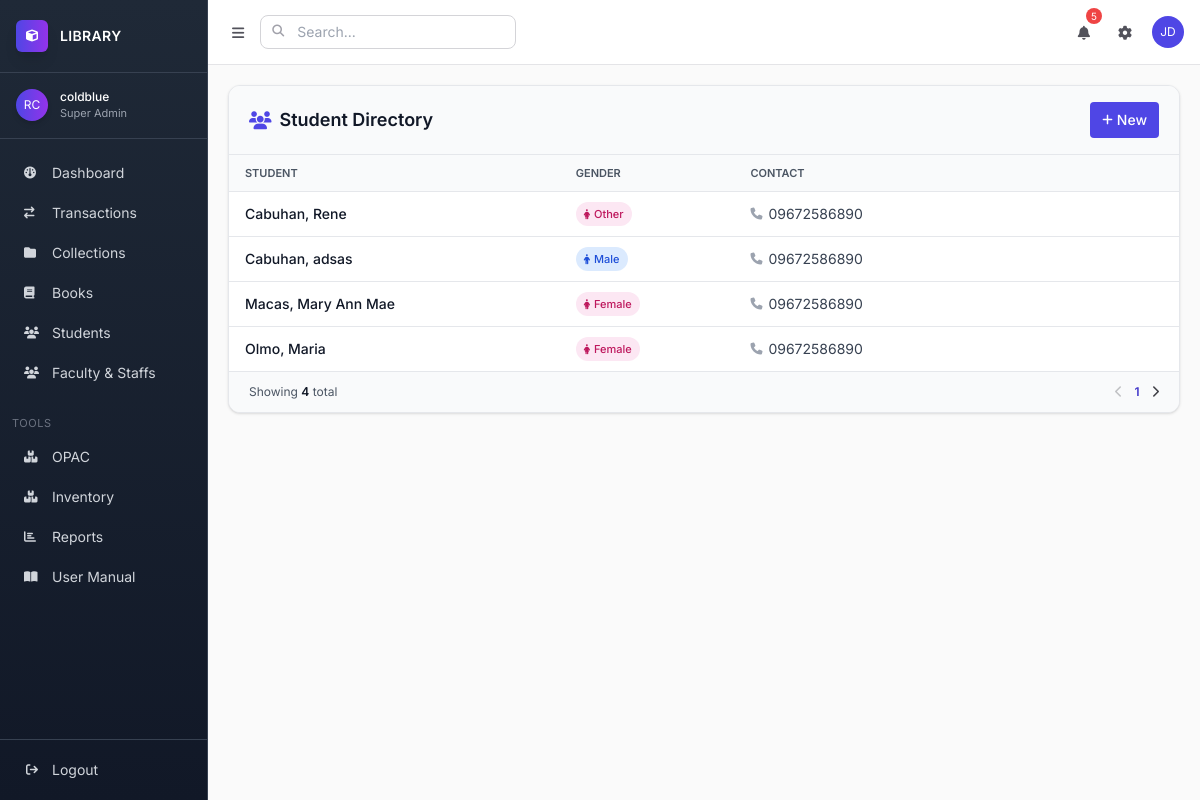
Before: /registrar/students/ (signed in) with the older database file.
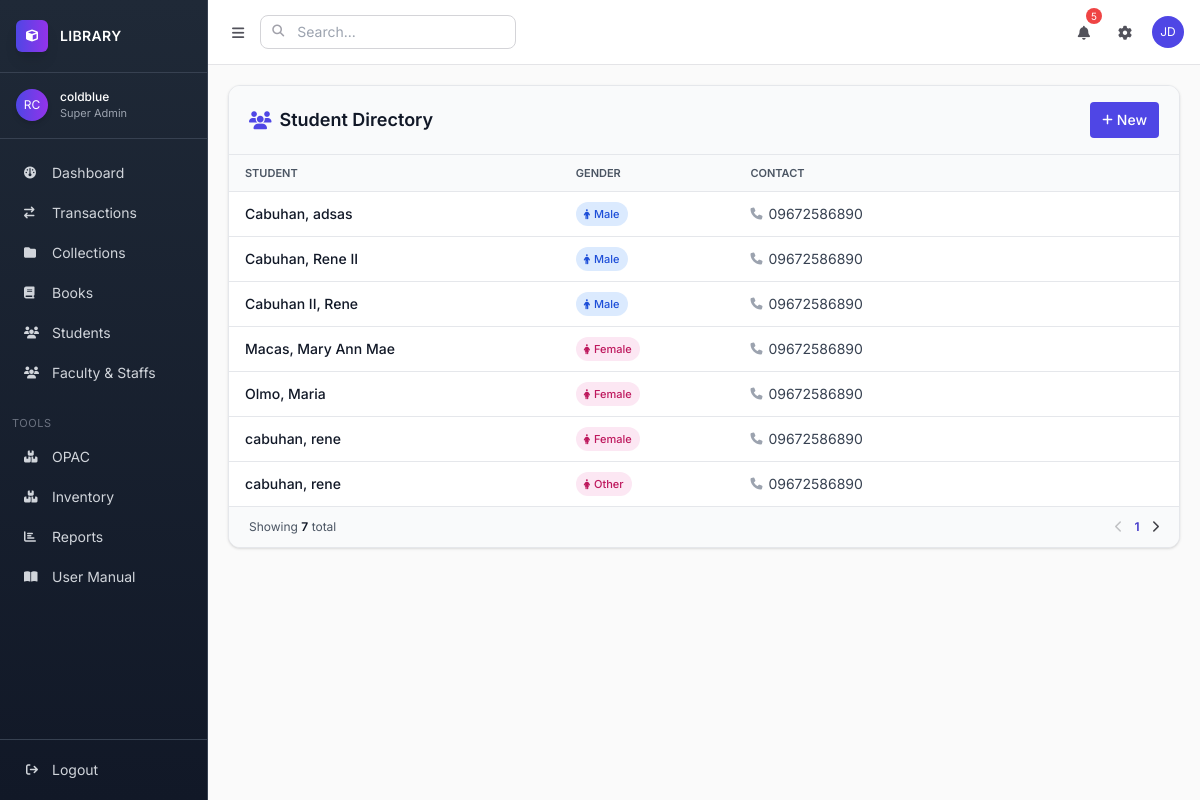
After: the same page with the newer database file.
### apps/app1/models.py (models this page shows, shortened)
class Student(models.Model):
    folder = models.ForeignKey(Folder, on_delete=models.SET_NULL, null=True, blank=True, related_name="students")
    last_name = models.CharField(max_length=150)
    first_name = models.CharField(max_length=150)
    middle_name = models.CharField(max_length=150, blank=True, null=True)
    mobile_number = models.CharField(max_length=20, blank=True, null=True)
    GENDER_CHOICES = [
        ('M', 'Male'),
        ('F', 'Female'),
        ('O', 'Other'),
    ]
    gender = models.CharField(max_length=1, choices=GENDER_CHOICES)

### apps/app1/views.py (the view)
# urls.py: path("students/", views.student_list, name="student_list"),
@login_required
def student_list(request):
    students = Student.objects.all().order_by("last_name")
    return render(request, "app1/student/student_list.html", {"students": students})

### templates/app1/student/student_list.html (shortened to what this page needs)
{% extends "base.html" %} {% block title %}Students{% endblock %} {% block content %}
<div class="bg-white rounded-xl shadow border border-gray-200 overflow-hidden">
	<div class="px-5 py-4 border-b border-gray-200 bg-gray-50 flex justify-between items-center">
		<h2 class="text-lg font-semibold text-gray-900 flex items-center gap-2">
			<i class="fas fa-users text-accent-500"></i>
			Student Directory
		</h2>
		<div class="ml-auto">
			<a href="{% url 'student_create' %}" class="px-3 py-2 bg-accent-500 text-white text-sm font-medium rounded hover:bg-accent-600 flex items-center gap-1"> <i class="fas fa-plus text-xs"></i> New </a>
		</div>
	</div>
	{% if students %}
	<div class="overflow-x-auto">
		<table class="w-full text-sm">
			<thead class="bg-gray-50 border-b border-gray-200">
				<tr>
					<th class="px-4 py-2 text-left font-semibold text-gray-600 uppercase text-[11px]">Student</th>
					<th class="px-4 py-2 text-left font-semibold text-gray-600 uppercase text-[11px]">Gender</th>
					<th class="px-4 py-2 text-left font-semibold text-gray-600 uppercase text-[11px]">Contact</th>
					<th class="px-4 py-2"></th>
				</tr>
			</thead>
			<tbody class="divide-y divide-gray-200">
				{% for s in students %}
				<tr class="hover:bg-gray-50 transition-colors duration-150 group">
					<td class="px-4 py-2">
						<div class="flex items-center gap-2">
							<div>
								<a href="{% url 'student_detail' s.id %}" class="font-medium text-gray-900 hover:text-accent-600 truncate"> {{ s.last_name }}, {{ s.first_name }} </a>
							</div>
						</div>
					</td>
					<td class="px-4 py-2">
						<span class="inline-flex items-center px-2 py-0.5 rounded-full text-[11px] font-medium {% if s.gender == 'M' %}bg-blue-100 text-blue-700{% else %}bg-pink-100 text-pink-700{% endif %}">
							<i class="fas {% if s.gender == 'M' %}fa-male{% else %}fa-female{% endif %} mr-1 text-[10px]"></i>
							{{ s.get_gender_display }}
						</span>
					</td>
					<td class="px-4 py-2">
						<div class="flex items-center text-gray-700 text-sm">
							<i class="fas fa-phone mr-1.5 text-gray-400 text-xs"></i>
							{{ s.mobile_number }}
						</div>
					</td>
				</tr>
				{% endfor %}
			</tbody>
		</table>
	</div>
	<div class="px-5 py-3 border-t border-gray-200 bg-gray-50 text-xs flex items-center justify-between">
		<span class="text-gray-600">Showing <span class="font-semibold text-gray-900">{{ students|length }}</span> total</span>
		<div class="flex items-center gap-3">
			<button class="hover:text-accent-600 disabled:opacity-30" disabled>
				<i class="fas fa-chevron-left text-xs"></i>
			</button>
			<span class="text-accent-600 font-semibold">1</span>
			<button class="hover:text-accent-600">
				<i class="fas fa-chevron-right text-xs"></i>
			</button>
		</div>
	</div>
	{% endif %}
</div>
{% endblock %}

### templates/base.html (shortened to what this page needs)
{% load static %} {% load custom_filters %}
<!DOCTYPE html>
<html lang="en">
	<head>
		<script src="https://cdn.tailwindcss.com"></script>
		<link rel="stylesheet" href="https://cdnjs.cloudflare.com/ajax/libs/font-awesome/6.4.0/css/all.min.css" />
		<link href="https://cdn.jsdelivr.net/npm/select2@4.1.0/dist/css/select2.min.css" rel="stylesheet" />
	</head>
	<body class="bg-soft-50 text-soft-700">
		<div class="flex h-screen overflow-hidden">
			<aside class="thin-sidebar w-16 lg:w-52 dark-sidebar border-r border-gray-700 flex flex-col">
				<div class="px-4 py-5 border-b border-gray-700">
					<div class="flex items-center space-x-2 lg:space-x-3">
						<div class="w-8 h-8 rounded-md bg-gradient-to-r from-accent-500 to-purple-600 flex items-center justify-center text-white text-xs shadow-lg">
							<i class="fa-solid fa-cube"></i>
						</div>
						<span class="hidden lg:block text-sm tracking-wide font-semibold text-white"> LIBRARY </span>
					</div>
				</div>
				<div class="px-4 py-4 border-b border-gray-700 flex items-center space-x-3">
					<div class="h-8 w-8 rounded-full bg-gradient-to-r from-accent-500 to-purple-600 text-white flex items-center justify-center text-xs shadow-md">RC</div>
					<div class="hidden lg:block">
						<p class="text-xs font-medium text-white">{{ request.user.get_full_name|default:request.user.username }}</p>
						<p class="text-[11px] text-gray-400">{{ request.user.role|default:"Super Admin" }}</p>
					</div>
				</div>
				<nav class="flex-1 overflow-y-auto slim-scrollbar py-4">
					<ul class="space-y-1 px-3 text-sm">
						<li>
							<a href="{% url 'dashboard' %}" class="flex items-center px-3 py-2 rounded-lg hover:bg-gray-700 transition-all duration-200 {% if request.resolver_match.url_name == 'dashboard' %} bg-gray-700 text-white {% else %} text-gray-300 {% endif %}">
								<i class="fa-solid fa-gauge text-xs w-4"></i>
								<span class="hidden lg:block ml-3">Dashboard</span>
							</a>
						</li>
						<li>
							<a href="{% url 'transaction_list' %}" class="flex items-center px-3 py-2 rounded-lg hover:bg-gray-700 transition-all duration-200 {% if request.resolver_match.url_name == 'transaction_list' %} bg-gray-700 text-white {% else %} text-gray-300 {% endif %}">
								<i class="fa-solid fa-arrow-right-arrow-left text-xs w-4"></i>
								<span class="hidden lg:block ml-3">Transactions</span>
							</a>
						</li>
						<li>
							<a href="{% url 'collection_list' %}" class="flex items-center px-3 py-2 rounded-lg hover:bg-gray-700 transition-all duration-200 {% if request.resolver_match.url_name == 'collection_list' %} bg-gray-700 text-white {% else %} text-gray-300 {% endif %}">
								<i class="fa-solid fa-folder text-xs w-4"></i>
								<span class="hidden lg:block ml-3">Collections</span>
							</a>
						</li>
						<li>
							<a href="{% url 'book_list' %}" class="flex items-center px-3 py-2 rounded-lg hover:bg-gray-700 transition-all duration-200 {% if request.resolver_match.url_name == 'book_list' %} bg-gray-700 text-white {% else %} text-gray-300 {% endif %}">
								<i class="fa-solid fa-book text-xs w-4"></i>
								<span class="hidden lg:block ml-3">Books</span>
							</a>
						</li>
						<li>
							<a href="{% url 'library_students' %}" class="flex items-center px-3 py-2 rounded-lg hover:bg-gray-700 transition-all duration-200 {% if request.resolver_match.url_name == 'library_students' %} bg-gray-700 text-white {% else %} text-gray-300 {% endif %}">
								<i class="fa-solid fa-users text-xs w-4"></i>
								<span class="hidden lg:block ml-3">Students</span>
							</a>
						</li>
						<li>
							<a href="{% url 'library_students' %}" class="flex items-center px-3 py-2 rounded-lg hover:bg-gray-700 transition-all duration-200 {% if request.resolver_match.url_name == 'staffs' %} bg-gray-700 text-white {% else %} text-gray-300 {% endif %}">
								<i class="fa-solid fa-users text-xs w-4"></i>
								<span class="hidden lg:block ml-3">Faculty & Staffs</span>
							</a>
						</li>
					</ul>
					<div class="hidden lg:block px-3 mt-6 mb-2 text-[11px] uppercase text-gray-500 tracking-wider">Tools</div>
					<ul class="space-y-1 px-3 text-sm">
						<li>
							<a href="{% url 'opac' %}" class="flex items-center px-3 py-2 rounded-lg hover:bg-gray-700 text-gray-300 transition-all duration-200">
								<i class="fa-solid fa-boxes text-xs w-4"></i>
								<span class="hidden lg:block ml-3">OPAC</span>
							</a>
						</li>
						<li>
							<a href="#" class="flex items-center px-3 py-2 rounded-lg hover:bg-gray-700 text-gray-300 transition-all duration-200">
								<i class="fa-solid fa-boxes text-xs w-4"></i>
								<span class="hidden lg:block ml-3">Inventory</span>
							</a>
						</li>
						<li>
							<a href="#" class="flex items-center px-3 py-2 rounded-lg hover:bg-gray-700 text-gray-300 transition-all duration-200">
								<i class="fa-solid fa-chart-bar text-xs w-4"></i>
								<span class="hidden lg:block ml-3">Reports</span>
							</a>
						</li>
						<li>
							<a href="{% url 'manual' %}" class="flex items-center px-3 py-2 rounded-lg hover:bg-gray-700 text-gray-300 transition-all duration-200 {% if request.resolver_match.url_name == 'manual' %} bg-gray-700 text-white {% else %} text-gray-300 {% endif %}">
								<i class="fa-solid fa-book-open text-xs w-4"></i>
								<span class="hidden lg:block ml-3">User Manual</span>
							</a>
						</li>
					</ul>
				</nav>
				<div class="border-t border-gray-700 p-3">
					{% if user.is_authenticated %}
					<form method="POST" action="{% url 'logout' %}">
						<button class="flex items-center w-full px-3 py-2 text-sm rounded-lg hover:bg-gray-700 text-gray-300 transition-all duration-200" type="submit">
							<i class="fa-solid fa-arrow-right-from-bracket text-xs w-4"></i>
							<span class="hidden lg:block ml-3">Logout</span>
						</button>
					</form>
					{% endif %}
				</div>
			</aside>
			<div class="flex-1 flex flex-col overflow-hidden">
				<header class="bg-white border-b border-soft-200 px-4 py-3 flex items-center justify-between">
					<div class="flex items-center space-x-2">
						<button id="sidebarToggle" class="p-2 rounded-md hover:bg-soft-100 text-soft-600">
							<i class="fa-solid fa-bars text-sm"></i>
						</button>
						<div class="relative">
							<i class="fa-solid fa-search absolute left-3 top-2 text-soft-400 text-xs"></i>
							<input type="text" placeholder="Search..." class="pl-9 pr-3 py-1.5 text-sm border border-soft-300 rounded-lg focus:ring-accent-500 focus:border-accent-500 w-48 lg:w-64" />
						</div>
					</div>
					<div class="flex items-center space-x-3">
						<button class="relative p-2 rounded-md hover:bg-soft-100 text-soft-600">
							<i class="fa-solid fa-bell text-sm"></i>
							<span class="absolute -top-1 -right-1 bg-red-500 text-white text-[10px] h-4 w-4 rounded-full flex items-center justify-center">5</span>
						</button>
						<button class="p-2 rounded-md hover:bg-soft-100 text-soft-600">
							<i class="fa-solid fa-gear text-sm"></i>
						</button>
						<div class="h-8 w-8 rounded-full bg-accent-500 text-white flex items-center justify-center text-xs">JD</div>
					</div>
				</header>
				<main class="flex-1 overflow-y-auto slim-scrollbar p-5 bg-soft-50">
					{% block content %}{% endblock %}
				</main>
			</div>
		</div>
	</body>
</html>

### templates/base.html (style rules this page uses)
* { font-family: "Inter", sans-serif; }
.thin-sidebar { transition: all 0.2s ease; }
.dark-sidebar { background: linear-gradient(180deg, #1f2937 0%, #111827 100%); }

Changed rows visible on the page:
shown differently, row unchanged: Student "adsas": moves up the list
added Student: last_name "Cabuhan", first_name "Rene II", gender "Male", mobile_number "09672586890"
changed Student "Rene": last_name "Cabuhan" → "Cabuhan II"; gender "Other" → "Male"
added Student: last_name "cabuhan", first_name "rene", gender "Female", mobile_number "09672586890"
added Student: last_name "cabuhan", first_name "rene", gender "Other", mobile_number "09672586890"
Other visible differences:
{{ students|length }}: "4" → "7"
